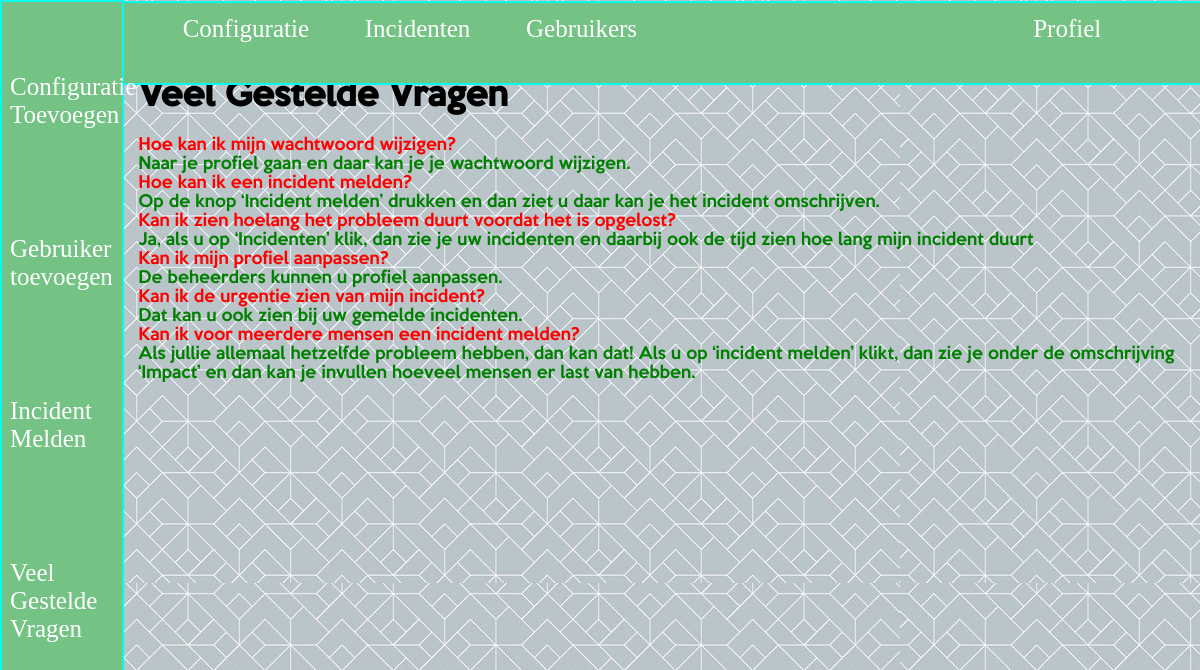
Screenshot of /php/faq.php (signed in) with the database file from the repository.
### tables this page shows
CREATE TABLE `faq` (
  `ID` int(11) NOT NULL,
  `question` varchar(255) NOT NULL,
  `answer` varchar(255) NOT NULL
);

### php/faq.php (the view, shortened to what this page needs)
<?php
$data = $_SESSION['user'];
$servername = "localhost";
$username = "root";
$password = "";
$dbname = "twente";
$conn = mysqli_connect($servername, $username, $password, $dbname);
$sql = "SELECT question, answer FROM faq";
$result = mysqli_query($conn,$sql);
?>
<!doctype html>
<html lang="nl">
<?php include('../include/header.php');?>
<body>
	<?php
if($data[6] == 2){
  include('../include/navigatiebeheerder.php');
}
elseif($data[6] == 3){
  include('../include/navigatiedirectie.php');
}
else{
  include('../include/navigatie.php');
}
?>
	<div class=table>
      <h1> Veel Gestelde Vragen </h1>
	<?php
	if (mysqli_num_rows($result) >= 1){
	  while($row = mysqli_fetch_assoc($result)){
	    echo "
      	  <label class='vraag'>".$row["question"]."<label><br>
      <label class='antwoord'>".$row["answer"]."<label><br>";
	  }
	}
	else{
	  echo "Error";
	}
	?>
</div>
	</body>
</html>

### css/style.css (style rules this page uses)
html { font-family:KeepCalm; height:100%; width:100%; background:#f9f9f9; background-image: url("background.jpg"); }
div.table { margin-left:11%; margin-bottom: 5%; padding-top: 4%; }
label.vraag { color:red; }
label.antwoord { color:green; }

### rows the page displays
faq: question "Hoe kan ik mijn wachtwoord wijzigen?", answer "Naar je profiel gaan en daar kan je je wachtwoord wijzigen."
faq: question "Hoe kan ik een incident melden?", answer "Op de knop ‘Incident melden’ drukken en dan ziet u daar kan je het incident omschrijven."
faq: question "Kan ik zien hoelang het probleem duurt voordat het is opgelost?", answer "Ja, als u op ‘Incidenten’ klik, dan zie je uw incidenten en daarbij ook de tijd zien hoe lang mijn incident duurt"
faq: question "Kan ik mijn profiel aanpassen?", answer "De beheerders kunnen u profiel aanpassen."
faq: question "Kan ik de urgentie zien van mijn incident?", answer "Dat kan u ook zien bij uw gemelde incidenten."
faq: question "Kan ik voor meerdere mensen een incident melden?", answer "Als jullie allemaal hetzelfde probleem hebben, dan kan dat! Als u op ‘incident melden’ klikt, dan zie je onder de omschrijving ‘Impact’ en dan kan je invullen hoeveel mensen er last van hebben."
